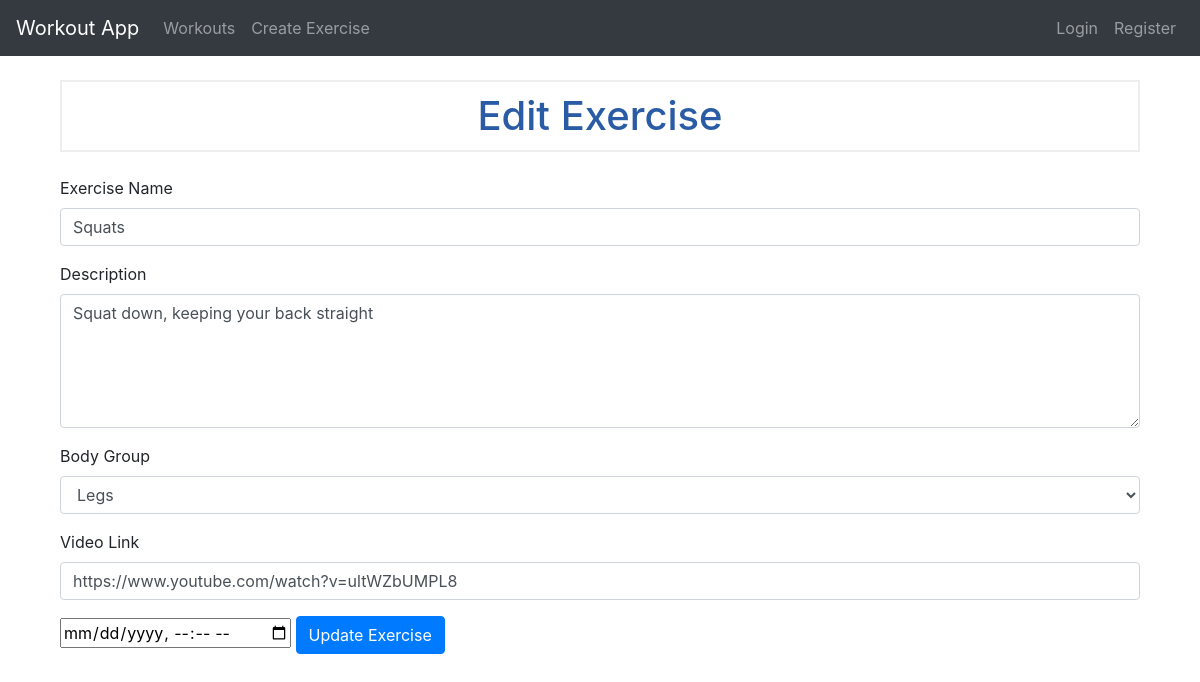
/edit_exercise/1, run on the app's committed database.
### tables this page shows
CREATE TABLE exercise (
                exercise_id INTEGER PRIMARY KEY AUTOINCREMENT,
                name TEXT NOT NULL,
                body_group TEXT NOT NULL,
                description TEXT NOT NULL,
                video_link TEXT
             );

### app.py (the view, shortened to what this page needs)
@app.route("/edit_exercise/<int:exercise_id>", methods=["GET", "POST"])
def edit_exercise(exercise_id):
    exercise = c.execute(
        "SELECT * FROM exercise WHERE exercise_id = ?", (exercise_id,)
    ).fetchone()
    return render_template("edit_exercise.html", exercise=exercise)

### templates/edit_exercise.html (shortened to what this page needs)
{% extends "base.html" %} {% block content %}
<div class="container">
    <h1 class="my-4">Edit Exercise</h1>
    <form method="POST">
        <div class="form-group">
            <label for="exercise_name">Exercise Name</label>
            <input type="text" class="form-control" id="exercise_name" name="exercise_name" value="{{ exercise['name'] }}" required>
        </div>
        <div class="form-group">
            <label for="description">Description</label>
            <textarea class="form-control" id="description" name="description" rows="5" required>{{ exercise['description'] }}</textarea>
        </div>
        <div class="form-group">
            <label for="body_group">Body Group</label>
            <select class="form-control" id="body_group" name="body_group" required>
                <option value="Legs" {% if exercise['body_group'] == 'Legs' %} selected {% endif %}>Legs</option>
            </select>
        </div>
        <div class="form-group">
            <label for="video_link">Video Link</label>
            <input type="text" class="form-control" id="video_link" name="video_link" value="{{ exercise['video_link'] }}" required>
        </div>
        <input type="datetime-local" id="created" name="created" value="{{exercise['created']}}" min="" max="">
        <button type="submit" class="btn btn-primary">Update Exercise</button>
    </form>
</div>
{% endblock %}

### static/css/style.css (style rules this page uses)
h1 { border: 2px #eee solid; color: rgb(42, 91, 165); text-align: center; padding: 10px; }

### data on the page
exercise: exercise_name "Squats", description "Squat down, keeping your back straight", body_group "Legs", video_link "https://www.youtube.com/watch?v=ultWZbUMPL8"
